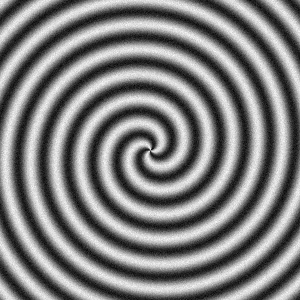
#> input picture backend/sample_data/govern_persons/person1/finger.png, 300 x 300 px
$ python -i fingerprint.py   (imports and definitions only)   (older library calls are emulated)
#> lines starting #> are read from the running program, lines starting #| are printed output that depends on the picture; after the words box and inside, x2 and y2 are one past the last pixel; in counts of white or black regions, pixels touching at a corner belong together
"""Fingerprint pipeline: quality -> enhancement -> feature extraction -> 1:N match.

Stages, and where the deep models plug in later:
  1. quality assessment  -> classical ridge-clarity metric now; a CNN regressor
     can replace `assess_quality` and return the same 0..1 score.
  2. enhancement         -> CLAHE + Gabor filter bank + binarise + thin.
     A U-Net can replace `enhance` and return the same binary ridge image.
  3. feature extraction  -> ORB keypoints on the thinned ridge map (a practical
     stand-in for minutiae; a real minutiae extractor returns the same template
     dict shape).
  4. matching            -> Hamming BFMatcher with Lowe ratio test.
"""

from __future__ import annotations

import base64

import cv2
import numpy as np

_ORB = cv2.ORB_create(nfeatures=500, scaleFactor=1.2, edgeThreshold=8, fastThreshold=8)


def _read_gray(path: str) -> np.ndarray:
    img = cv2.imread(str(path), cv2.IMREAD_GRAYSCALE)
    if img is None:
        raise ValueError(f"Could not read fingerprint image: {path}")
    h, w = img.shape
    scale = 400.0 / max(h, w)
    if scale < 1.0:
        img = cv2.resize(img, (int(w * scale), int(h * scale)), interpolation=cv2.INTER_AREA)
    return img


def assess_quality(gray: np.ndarray) -> float:
    """0..1 usability score. Combines contrast, sharpness and ridge coverage."""
    blur = cv2.GaussianBlur(gray, (5, 5), 0)
    sharpness = float(cv2.Laplacian(blur, cv2.CV_64F).var())
    contrast = float(gray.std())

    gx = cv2.Sobel(gray, cv2.CV_32F, 1, 0, ksize=3)
    gy = cv2.Sobel(gray, cv2.CV_32F, 0, 1, ksize=3)
    mag = cv2.magnitude(gx, gy)
    coverage = float((mag > mag.mean()).mean())

    score = (
        0.40 * np.clip(sharpness / 300.0, 0, 1)
        + 0.35 * np.clip(contrast / 60.0, 0, 1)
        + 0.25 * np.clip(coverage / 0.45, 0, 1)
    )
    return float(np.clip(score, 0.0, 1.0))


def _gabor_bank(gray: np.ndarray) -> np.ndarray:
    accum = np.zeros_like(gray, dtype=np.float32)
    for theta in np.arange(0, np.pi, np.pi / 8):
        kernel = cv2.getGaborKernel((15, 15), 4.0, theta, 8.0, 0.5, 0, ktype=cv2.CV_32F)
        kernel /= 1.5 * kernel.sum() if kernel.sum() != 0 else 1.0
        filtered = cv2.filter2D(gray, cv2.CV_32F, kernel)
        accum = np.maximum(accum, filtered)
    return cv2.normalize(accum, None, 0, 255, cv2.NORM_MINMAX).astype(np.uint8)


def enhance(gray: np.ndarray) -> np.ndarray:
    """Return a thinned binary ridge image."""
    clahe = cv2.createCLAHE(clipLimit=3.0, tileGridSize=(8, 8))
    eq = clahe.apply(gray)
    gab = _gabor_bank(eq)

    binary = cv2.adaptiveThreshold(
        gab, 255, cv2.ADAPTIVE_THRESH_GAUSSIAN_C, cv2.THRESH_BINARY_INV, 21, 4
    )
    binary = cv2.morphologyEx(
        binary, cv2.MORPH_OPEN, cv2.getStructuringElement(cv2.MORPH_ELLIPSE, (3, 3))
    )

    try:  # requires opencv-contrib
        thin = cv2.ximgproc.thinning(binary, thinningType=cv2.ximgproc.THINNING_GUOHALL)
    except Exception:  # noqa: BLE001
        thin = binary
    return thin


def extract_template(image_path: str) -> dict:
    """Full pipeline for one fingerprint image -> serialisable template."""
    gray = _read_gray(image_path)
#> in _read_gray, img is the input picture: shape (300, 300); min 0, max 254, mean 127.5
    quality = assess_quality(gray)
#> in assess_quality, `sharpness = float(cv2.Laplacian(blur, cv2.CV_64F).var())`: sharpness = 29.93
#> in assess_quality, `contrast = float(gray.std())`: contrast = 71.18
#> in assess_quality, `gx = cv2.Sobel(gray, cv2.CV_32F, 1, 0, ksize=3)`:
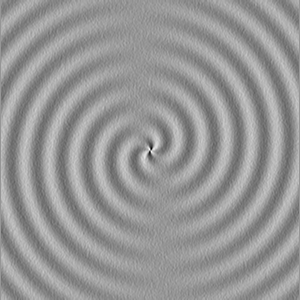
#> gx: shape (300, 300) float32; min -765, max 528, mean 0.1; drawn with min black and max white
#> in assess_quality, `gy = cv2.Sobel(gray, cv2.CV_32F, 0, 1, ksize=3)`:
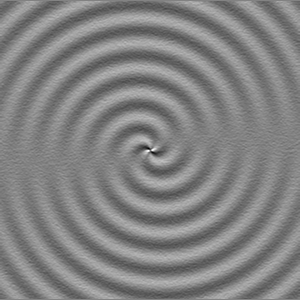
#> gy: shape (300, 300) float32; min -632, max 603, mean -0.9; drawn with min black and max white
#> in assess_quality, `mag = cv2.magnitude(gx, gy)`:
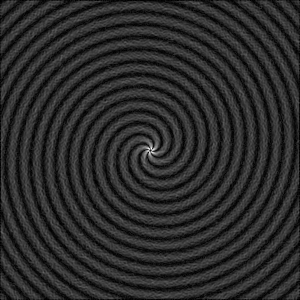
#> mag: shape (300, 300) float32; min 0, max 775.8, mean 132.5; drawn with min black and max white
#> in assess_quality, `coverage = float((mag > mag.mean()).mean())`: coverage = 0.534
#> in assess_quality, `score = ( 0.40 * np.clip(sharpness / 300.0, 0, 1) + 0.35 * np.clip(con..`: score = 0.64
#> quality = 0.64
    ridges = enhance(gray)
#> the loop in _gabor_bank, `for theta in np.arange(0, np.pi, np.pi / 8):` made 8 passes
#> pass 1, in _gabor_bank, `filtered = cv2.filter2D(gray, cv2.CV_32F, kernel)`:
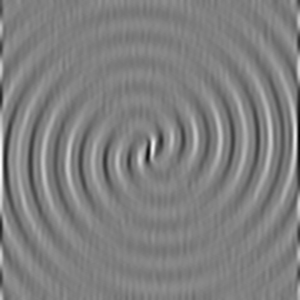
#> filtered: shape (300, 300) float32; min -538, max 704.1, mean 85.7; drawn with min black and max white
#> after the loop in _gabor_bank, `for theta in np.arange(0, np.pi, np.pi / 8):`:
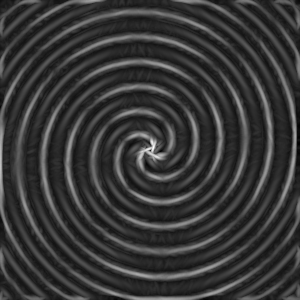
#> accum: shape (300, 300) float32; min 16.94, max 918.9, mean 213.7; drawn with min black and max white
#> in enhance, `binary = cv2.adaptiveThreshold( gab, 255, cv2.ADAPTIVE_THRESH_GAUSSIAN..`:
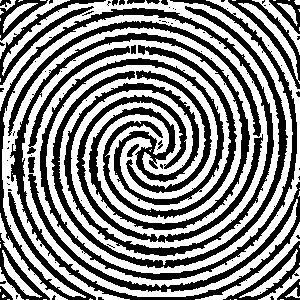
#> binary: shape (300, 300); 53.5% white; 79 black regions (54 under 20 px), largest, box (x1, y1, x2, y2) and area: (0, 0, 300, 300) 22226, (51, 6, 288, 268) 4032, (76, 95, 263, 243) 2804
#> in enhance, `binary = cv2.morphologyEx( binary, cv2.MORPH_OPEN, cv2.getStructuringE..`: binary: shape (300, 300); 52.5% white; 29 black regions (17 under 20 px), largest, box (x1, y1, x2, y2) and area: (0, 0, 300, 300) 26345, (51, 6, 288, 268) 5462, (8, 21, 263, 243) 4997
#> in enhance, `thin = cv2.ximgproc.thinning(binary, thinningType=cv2.ximgproc.THINNIN..`:
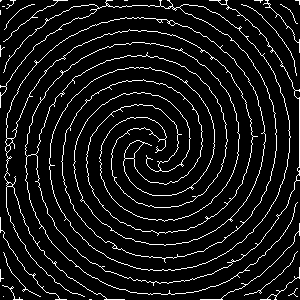
#> thin: shape (300, 300); 8.1% white in thin lines or dots

    keypoints, descriptors = _ORB.detectAndCompute(ridges, None)
#> keypoints = 504 keypoints; strongest (x, y, size): (11, 142, 31), (11, 186, 31), (163, 139, 31), (9, 145, 31)
    if descriptors is None or len(keypoints) == 0:
        keypoints, descriptors = _ORB.detectAndCompute(
            cv2.createCLAHE(3.0, (8, 8)).apply(gray), None
        )

    if descriptors is None:
        return {
            "quality": quality,
            "keypoint_count": 0,
            "descriptors_b64": None,
            "descriptor_shape": None,
        }

    return {
        "quality": quality,
        "keypoint_count": int(len(keypoints)),
        "descriptors_b64": base64.b64encode(descriptors.tobytes()).decode(),
        "descriptor_shape": list(descriptors.shape),
    }


def _restore(template: dict | None) -> np.ndarray | None:
    if not template or not template.get("descriptors_b64"):
        return None
    raw = base64.b64decode(template["descriptors_b64"])
    shape = tuple(template["descriptor_shape"])
    return np.frombuffer(raw, dtype=np.uint8).reshape(shape)


def match_templates(probe: dict | None, gallery: dict | None) -> tuple[float, int]:
    """Return (similarity 0..1, number of good matches)."""
    d1, d2 = _restore(probe), _restore(gallery)
    if d1 is None or d2 is None or len(d1) < 2 or len(d2) < 2:
        return 0.0, 0

    bf = cv2.BFMatcher(cv2.NORM_HAMMING, crossCheck=False)
    pairs = bf.knnMatch(d1, d2, k=2)

    good = [m for m in pairs if len(m) == 2 and m[0].distance < 0.75 * m[1].distance]
    denom = max(1, min(len(d1), len(d2)))
    raw = len(good) / denom

    # Squash so that ~35% good matches maps near 1.0 (typical for same finger
    # on the SOCOFing dataset). Tune this on your own data.
    similarity = float(np.clip(raw / 0.35, 0.0, 1.0))
    return similarity, len(good)

>>> result = extract_template('../../sample_data/govern_persons/person1/finger.png')
#> result = 4 items
